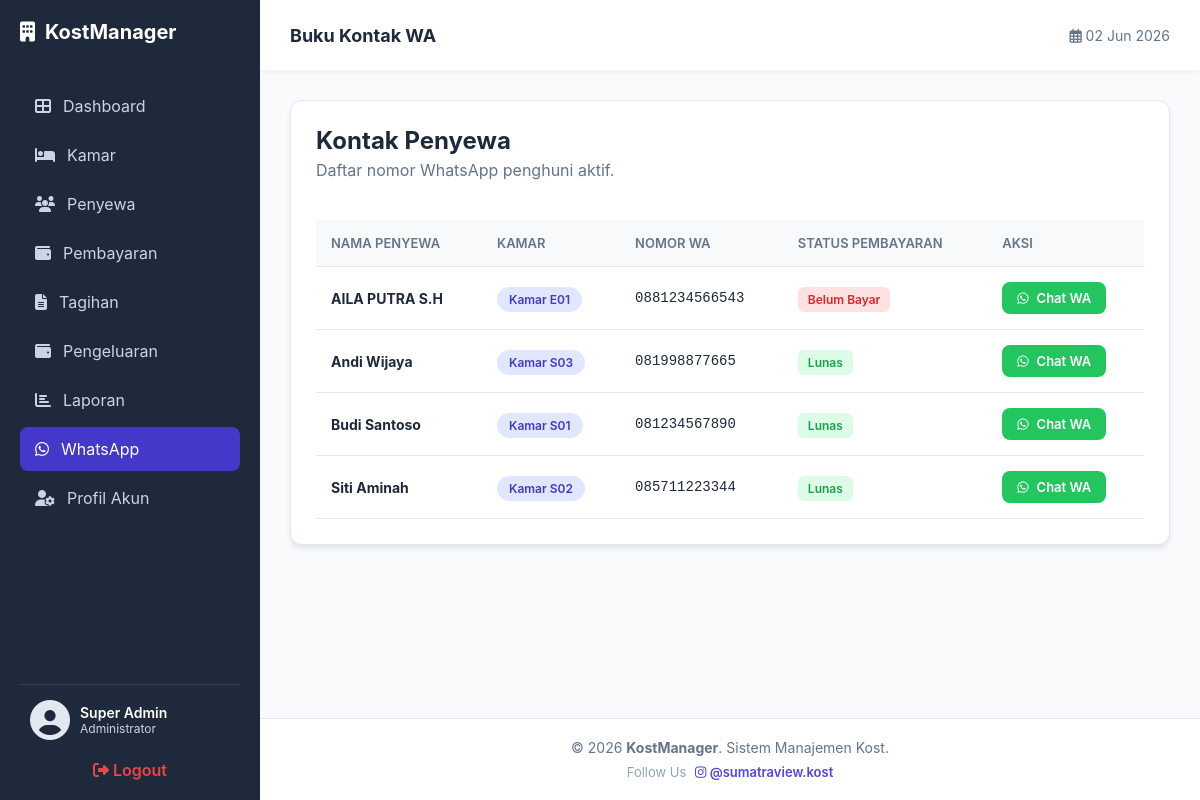
The page /whatsapp.php (signed in) on the database its author committed.
### tables this page shows
CREATE TABLE `penghuni` (
  `id_penghuni` int(11) NOT NULL,
  `nama_lengkap` varchar(100) NOT NULL,
  `no_hp` varchar(15) DEFAULT NULL,
  `email` varchar(100) DEFAULT NULL,
  `nik` varchar(20) DEFAULT NULL,
  `id_user` int(11) DEFAULT NULL,
  `id_kamar` int(11) DEFAULT NULL,
  `tgl_masuk` date DEFAULT NULL,
  `foto_ktp` varchar(255) DEFAULT NULL,
  `catatan` text DEFAULT NULL,
  `jatuh_tempo` date DEFAULT NULL,
  `status_pembayaran` enum('Lunas','Belum Bayar') DEFAULT 'Belum Bayar',
  `status_penyewa` enum('Aktif','Selesai') DEFAULT 'Aktif'
);

CREATE TABLE `kamar` (
  `id_kamar` int(11) NOT NULL,
  `nomor_kamar` varchar(10) NOT NULL,
  `tipe_kamar` varchar(50) DEFAULT NULL,
  `ukuran` varchar(20) DEFAULT NULL,
  `harga_per_bulan` decimal(10,2) NOT NULL,
  `deposit` int(11) DEFAULT NULL,
  `status` enum('Tersedia','Terisi') DEFAULT 'Tersedia',
  `listrik_termasuk` tinyint(1) DEFAULT 0,
  `air_termasuk` tinyint(1) DEFAULT 0,
  `foto_kamar` varchar(255) DEFAULT NULL
);

### whatsapp.php (the view, shortened to what this page needs)
<?php
require 'koneksi.php';
$sql = "SELECT p.nama_lengkap, p.no_hp, p.status_pembayaran, k.nomor_kamar
        FROM penghuni p
        LEFT JOIN kamar k ON p.id_kamar = k.id_kamar
        WHERE p.status_penyewa = 'Aktif'
        ORDER BY p.nama_lengkap ASC";
$result = mysqli_query($conn, $sql);
?>
<!DOCTYPE html>
<html lang="id">
<head>
    <link rel="stylesheet" href="style.css">
    <link rel="stylesheet" href="https://cdnjs.cloudflare.com/ajax/libs/font-awesome/6.4.0/css/all.min.css">
</head>
<body>
    <?php include 'includes/sidebar.php'; ?>
    <div class="main-wrapper">
        <header class="header">
            <div class="header-left">
                <h2 style="margin:0; font-size: 18px; color: #1e293b;">Buku Kontak WA</h2>
            </div>
            <div class="header-right">
                <span style="color: #64748b; font-size: 14px;"><i class="far fa-calendar-alt"></i> <?= date('d M Y') ?></span>
            </div>
        </header>
        <main class="main-content">
            <div class="data-section">
                <div style="display: flex; justify-content: space-between; align-items: center; margin-bottom: 25px;">
                    <div>
                        <h1 style="margin: 0; font-size: 24px; color: #1e293b;">Kontak Penyewa</h1>
                        <p style="color: #64748b; margin-top: 5px;">Daftar nomor WhatsApp penghuni aktif.</p>
                    </div>
                </div>
                <div style="overflow-x: auto;">
                    <table>
                        <thead>
                            <tr>
                                <th>Nama Penyewa</th>
                                <th>Kamar</th>
                                <th>Nomor WA</th>
                                <th>Status Pembayaran</th>
                                <th>Aksi</th>
                            </tr>
                        </thead>
                        <tbody>
                            <?php if(mysqli_num_rows($result) > 0): ?>
                                <?php while($row = mysqli_fetch_assoc($result)):
                                    $no_wa = preg_replace('/^0/', '62', trim($row['no_hp']));
                                    $no_wa = preg_replace('/\D/', '', $no_wa);
                                ?>
                                <tr>
                                    <td><strong><?= htmlspecialchars($row['nama_lengkap']) ?></strong></td>
                                    <td><span style="background:#e0e7ff; color:#4338ca; padding: 5px 12px; border-radius: 15px; font-size: 12px; font-weight:600;">Kamar <?= htmlspecialchars($row['nomor_kamar']) ?></span></td>
                                    <td style="font-family: monospace; font-size: 14px;"><?= htmlspecialchars($row['no_hp']) ?></td>
                                    <td>
                                        <?php if($row['status_pembayaran'] == 'Lunas'): ?>
                                            <span style="background: #dcfce7; color: #16a34a; padding: 5px 10px; border-radius: 6px; font-size: 12px; font-weight:600;">Lunas</span>
                                        <?php else: ?>
                                            <span style="background: #fee2e2; color: #dc2626; padding: 5px 10px; border-radius: 6px; font-size: 12px; font-weight:600;">Belum Bayar</span>
                                        <?php endif; ?>
                                    </td>
                                    <td>
                                        <a href="https://wa.me/<?= $no_wa ?>?text=Halo%20<?= urlencode($row['nama_lengkap']) ?>,%20ini%20dari%20pengurus%20KostManager." target="_blank" class="btn-wa">
                                            <i class="fab fa-whatsapp"></i> Chat WA
                                        </a>
                                    </td>
                                </tr>
                                <?php endwhile; ?>
                            <?php endif; ?>
                        </tbody>
                    </table>
                </div>
            </div>
        </main>
        <?php include 'includes/footer.php'; ?>
    </div>
</body>
</html>

### style.css (style rules this page uses)
* { margin: 0; padding: 0; box-sizing: border-box; font-family: 'Inter', sans-serif; }
body { display: flex; background-color: #f8f9fa; min-height: 100vh; }
.main-content { flex: 1; padding: 30px; }
.data-section { background: white; border-radius: 15px; padding: 25px; box-shadow: 0 4px 6px -1px rgba(0,0,0,0.1); }
table { width: 100%; border-collapse: collapse; margin-top: 10px; }
table th { text-align: left; padding: 15px; background-color: #f8f9fa; color: #64748b; font-size: 13px; text-transform: uppercase; border-bottom: 1px solid #e2e8f0; }
table td { padding: 15px; border-bottom: 1px solid #e2e8f0; color: #1e293b; font-size: 14px; }

### whatsapp.php (style rules this page uses)
:root { --sidebar-width: 260px; --navbar-height: 70px; --primary-dark: #1e293b; }
body { margin: 0; display: flex; background-color: #f8fafc; font-family: 'Inter', sans-serif; }
.main-wrapper { flex: 1; margin-left: var(--sidebar-width); display: flex; flex-direction: column; min-height: 100vh; }
.header { height: var(--navbar-height); background: white; padding: 0 30px; display: flex; align-items: center; justify-content: space-between; box-shadow: 0 2px 4px rgba(0,0,0,0.05); position: sticky; top: 0; z-index: 999; }
.main-content { padding: 30px; flex: 1; }
.data-section { background: white; border-radius: 12px; padding: 25px; border: 1px solid #e2e8f0; box-shadow: 0 4px 6px -1px rgba(0,0,0,0.1); }
table { width: 100%; border-collapse: collapse; margin-top: 15px; }
th { background: #f8fafc; color: #64748b; font-weight: 600; text-align: left; padding: 15px; border-bottom: 2px solid #edf2f7; text-transform: uppercase; font-size: 12px; }
td { padding: 15px; border-bottom: 1px solid #edf2f7; vertical-align: middle; color: #1e293b; font-size: 14px; }
.btn-wa { background: #22c55e; color: white; border: none; padding: 8px 15px; border-radius: 8px; cursor: pointer; font-weight: 600; text-decoration: none; display: inline-flex; align-items: center; gap: 8px; font-size: 13px; transition: 0.3s; }

### rows shown on the page
penghuni: nama_lengkap "AILA PUTRA S.H", id_kamar.nomor_kamar "E01", no_hp "0881234566543", status_pembayaran "Belum Bayar"
penghuni: nama_lengkap "Andi Wijaya", id_kamar.nomor_kamar "S03", no_hp "081998877665", status_pembayaran "Lunas"
penghuni: nama_lengkap "Budi Santoso", id_kamar.nomor_kamar "S01", no_hp "081234567890", status_pembayaran "Lunas"
penghuni: nama_lengkap "Siti Aminah", id_kamar.nomor_kamar "S02", no_hp "085711223344", status_pembayaran "Lunas"

### other values the page prints
$_SESSION['nama_lengkap'] "Super Admin"
